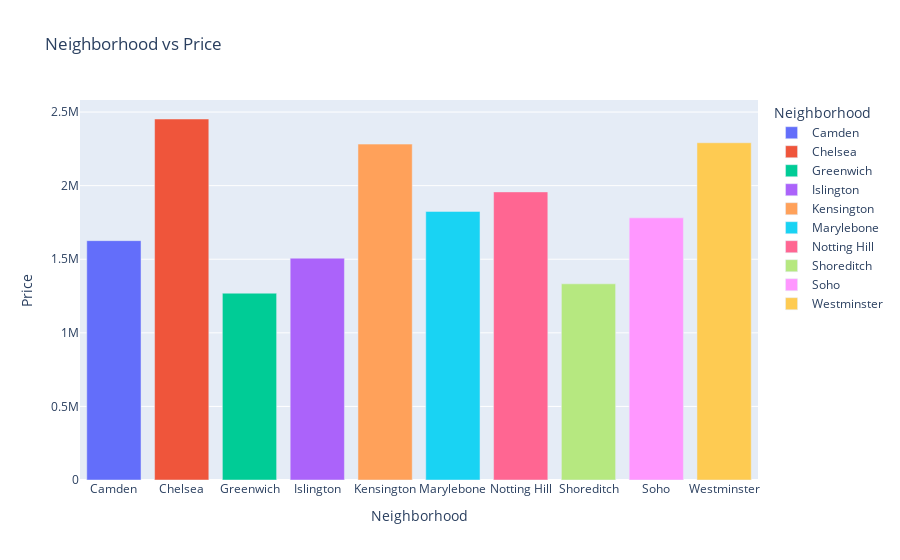

This figure's notebook cell:
### Markdown cell above
<h4>Neighborhood VS Price</h4>

### Code cell
px.bar(
    data_frame=neighborhood_df,
    x='Neighborhood',
    y='Price',
    title="Neighborhood vs Price",
    color='Neighborhood')

### Figure 1 — Plotly figure (JSON) as saved in the notebook; plotly's stock layout.template omitted (floating-point values rounded to 4 significant figures)
{"data": [{"alignmentgroup": "True", "hovertemplate": "Neighborhood=%{x}<br>Price=%{y}<extra></extra>", "legendgroup": "Camden", "marker": {"color": "#636efa", "pattern": {"shape": ""}}, "name": "Camden", "offsetgroup": "Camden", "orientation": "v", "showlegend": true, "textposition": "auto", "type": "bar", "x": ["Camden"], "xaxis": "x", "y": [1626000.0], "yaxis": "y"}, {"alignmentgroup": "True", "hovertemplate": "Neighborhood=%{x}<br>Price=%{y}<extra></extra>", "legendgroup": "Chelsea", "marker": {"color": "#EF553B", "pattern": {"shape": ""}}, "name": "Chelsea", "offsetgroup": "Chelsea", "orientation": "v", "showlegend": true, "textposition": "auto", "type": "bar", "x": ["Chelsea"], "xaxis": "x", "y": [2453000.0], "yaxis": "y"}, {"alignmentgroup": "True", "hovertemplate": "Neighborhood=%{x}<br>Price=%{y}<extra></extra>", "legendgroup": "Greenwich", "marker": {"color": "#00cc96", "pattern": {"shape": ""}}, "name": "Greenwich", "offsetgroup": "Greenwich", "orientation": "v", "showlegend": true, "textposition": "auto", "type": "bar", "x": ["Greenwich"], "xaxis": "x", "y": [1269000.0], "yaxis": "y"}, {"alignmentgroup": "True", "hovertemplate": "Neighborhood=%{x}<br>Price=%{y}<extra></extra>", "legendgroup": "Islington", "marker": {"color": "#ab63fa", "pattern": {"shape": ""}}, "name": "Islington", "offsetgroup": "Islington", "orientation": "v", "showlegend": true, "textposition": "auto", "type": "bar", "x": ["Islington"], "xaxis": "x", "y": [1507000.0], "yaxis": "y"}, {"alignmentgroup": "True", "hovertemplate": "Neighborhood=%{x}<br>Price=%{y}<extra></extra>", "legendgroup": "Kensington", "marker": {"color": "#FFA15A", "pattern": {"shape": ""}}, "name": "Kensington", "offsetgroup": "Kensington", "orientation": "v", "showlegend": true, "textposition": "auto", "type": "bar", "x": ["Kensington"], "xaxis": "x", "y": [2282000.0], "yaxis": "y"}, {"alignmentgroup": "True", "hovertemplate": "Neighborhood=%{x}<br>Price=%{y}<extra></extra>", "legendgroup": "Marylebone", "marker": {"color": "#19d3f3", "pattern": {"shape": ""}}, "name": "Marylebone", "offsetgroup": "Marylebone", "orientation": "v", "showlegend": true, "textposition": "auto", "type": "bar", "x": ["Marylebone"], "xaxis": "x", "y": [1825000.0], "yaxis": "y"}, {"alignmentgroup": "True", "hovertemplate": "Neighborhood=%{x}<br>Price=%{y}<extra></extra>", "legendgroup": "Notting Hill", "marker": {"color": "#FF6692", "pattern": {"shape": ""}}, "name": "Notting Hill", "offsetgroup": "Notting Hill", "orientation": "v", "showlegend": true, "textposition": "auto", "type": "bar", "x": ["Notting Hill"], "xaxis": "x", "y": [1958000.0], "yaxis": "y"}, {"alignmentgroup": "True", "hovertemplate": "Neighborhood=%{x}<br>Price=%{y}<extra></extra>", "legendgroup": "Shoreditch", "marker": {"color": "#B6E880", "pattern": {"shape": ""}}, "name": "Shoreditch", "offsetgroup": "Shoreditch", "orientation": "v", "showlegend": true, "textposition": "auto", "type": "bar", "x": ["Shoreditch"], "xaxis": "x", "y": [1333000.0], "yaxis": "y"}, {"alignmentgroup": "True", "hovertemplate": "Neighborhood=%{x}<br>Price=%{y}<extra></extra>", "legendgroup": "Soho", "marker": {"color": "#FF97FF", "pattern": {"shape": ""}}, "name": "Soho", "offsetgroup": "Soho", "orientation": "v", "showlegend": true, "textposition": "auto", "type": "bar", "x": ["Soho"], "xaxis": "x", "y": [1781000.0], "yaxis": "y"}, {"alignmentgroup": "True", "hovertemplate": "Neighborhood=%{x}<br>Price=%{y}<extra></extra>", "legendgroup": "Westminster", "marker": {"color": "#FECB52", "pattern": {"shape": ""}}, "name": "Westminster", "offsetgroup": "Westminster", "orientation": "v", "showlegend": true, "textposition": "auto", "type": "bar", "x": ["Westminster"], "xaxis": "x", "y": [2291000.0], "yaxis": "y"}], "layout": {"barmode": "relative", "legend": {"title": {"text": "Neighborhood"}, "tracegroupgap": 0}, "title": {"text": "Neighborhood vs Price"}, "xaxis": {"anchor": "y", "categoryarray": ["Camden", "Chelsea", "Greenwich", "Islington", "Kensington", "Marylebone", "Notting Hill", "Shoreditch", "Soho", "Westminster"], "categoryorder": "array", "domain": [0, 1], "title": {"text": "Neighborhood"}}, "yaxis": {"anchor": "x", "domain": [0, 1], "title": {"text": "Price"}}}}
